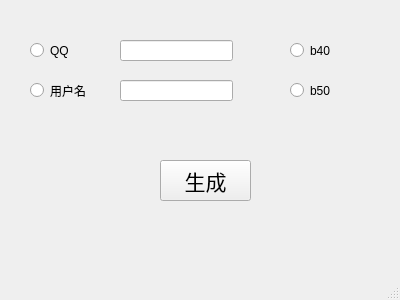
<?xml version="1.0" encoding="UTF-8"?>
<ui version="4.0">
 <class>MainWindow</class>
 <widget class="QMainWindow" name="MainWindow">
  <property name="geometry">
   <rect>
    <x>0</x>
    <y>0</y>
    <width>400</width>
    <height>300</height>
   </rect>
  </property>
  <property name="windowTitle">
   <string>maimai查分器</string>
  </property>
  <widget class="QWidget" name="centralwidget">
   <widget class="QRadioButton" name="qqButton">
    <property name="geometry">
     <rect>
      <x>30</x>
      <y>30</y>
      <width>95</width>
      <height>41</height>
     </rect>
    </property>
    <property name="text">
     <string>QQ</string>
    </property>
    <attribute name="buttonGroup">
     <string notr="true">buttonGroup1</string>
    </attribute>
   </widget>
   <widget class="QRadioButton" name="usernameButton">
    <property name="geometry">
     <rect>
      <x>30</x>
      <y>70</y>
      <width>95</width>
      <height>41</height>
     </rect>
    </property>
    <property name="text">
     <string>用户名</string>
    </property>
    <attribute name="buttonGroup">
     <string notr="true">buttonGroup1</string>
    </attribute>
   </widget>
   <widget class="QLineEdit" name="qq">
    <property name="geometry">
     <rect>
      <x>120</x>
      <y>40</y>
      <width>113</width>
      <height>21</height>
     </rect>
    </property>
   </widget>
   <widget class="QLineEdit" name="username">
    <property name="geometry">
     <rect>
      <x>120</x>
      <y>80</y>
      <width>113</width>
      <height>21</height>
     </rect>
    </property>
   </widget>
   <widget class="QRadioButton" name="b40">
    <property name="geometry">
     <rect>
      <x>290</x>
      <y>30</y>
      <width>95</width>
      <height>41</height>
     </rect>
    </property>
    <property name="text">
     <string>b40</string>
    </property>
    <attribute name="buttonGroup">
     <string notr="true">buttonGroup2</string>
    </attribute>
   </widget>
   <widget class="QRadioButton" name="b50">
    <property name="geometry">
     <rect>
      <x>290</x>
      <y>70</y>
      <width>95</width>
      <height>41</height>
     </rect>
    </property>
    <property name="text">
     <string>b50</string>
    </property>
    <attribute name="buttonGroup">
     <string notr="true">buttonGroup2</string>
    </attribute>
   </widget>
   <widget class="QPushButton" name="generate">
    <property name="geometry">
     <rect>
      <x>160</x>
      <y>160</y>
      <width>91</width>
      <height>41</height>
     </rect>
    </property>
    <property name="font">
     <font>
      <pointsize>16</pointsize>
     </font>
    </property>
    <property name="text">
     <string>生成</string>
    </property>
   </widget>
  </widget>
  <widget class="QMenuBar" name="menubar">
   <property name="geometry">
    <rect>
     <x>0</x>
     <y>0</y>
     <width>400</width>
     <height>22</height>
    </rect>
   </property>
  </widget>
  <widget class="QStatusBar" name="statusbar"/>
 </widget>
 <resources/>
 <connections/>
 <buttongroups>
  <buttongroup name="buttonGroup1"/>
  <buttongroup name="buttonGroup2"/>
 </buttongroups>
</ui>
